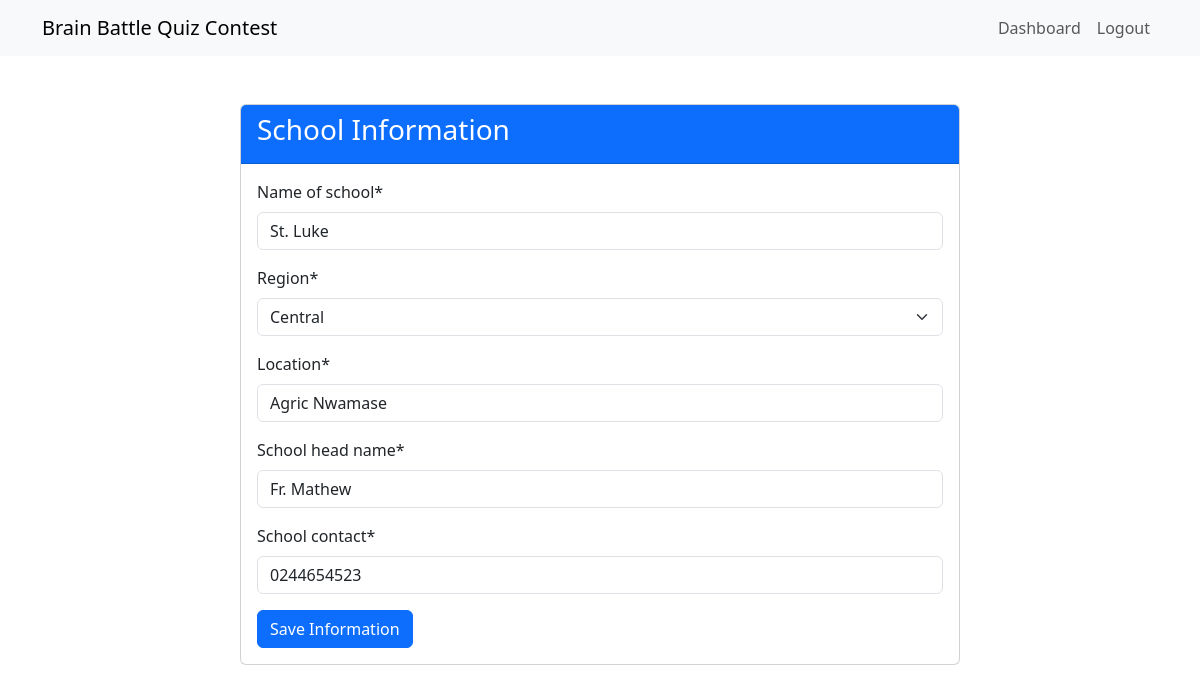
Screenshot of /registration/school/ (signed in) with the database file from the repository.
### registration/models.py (models this page shows, shortened)
class School(models.Model):
    REGION_CHOICES = (
        ('Accra', 'Greater Accra'),
        ('Central', 'Central'),
        ('Western', 'Western'),
        ('Northern', 'Northern'),
        ('Ashanti', 'Ashanti'),
        ('Eastern', 'Eastern'),
        ('Volta', 'Volta'),
        ('Ahafo', 'Ahafo'),
        ('Bono', 'Bono'),
        ('Bono East', 'Bono East'),
        ('Upper East', 'Upper East'),
        ('Upper West', 'Upper West'),
        ('Savannah', 'Savannah'),
        ('North East', 'North East'),
        ('Oti', 'Oti'),
        ('Western North', 'Western North'),
    )
    user = models.OneToOneField(User, on_delete=models.CASCADE, related_name='school')
    name_of_school = models.CharField(max_length=200)
    region = models.CharField(max_length=20, choices=REGION_CHOICES, default="Not Selected")
    location = models.CharField(max_length=200)
    school_head_name = models.CharField(max_length=100)
    school_contact = models.CharField(max_length=20, validators=[RegexValidator(r'^\+?1?\d{9,15}$')])
    registration_complete = models.BooleanField(default=False)
    payment_verified = models.BooleanField(default=False)
    created_at = models.DateTimeField(auto_now_add=True)
    updated_at = models.DateTimeField(auto_now=True)

### registration/views.py (the view)
# urls.py: path('school/', views.school_info_view, name='school_info'),
@login_required
def school_info_view(request):
    try:
        school = request.user.school
    except School.DoesNotExist:
        school = None
    if request.method == 'POST':
        form = SchoolForm(request.POST, instance=school)
        if form.is_valid():
            school = form.save(commit=False)
            school.user = request.user
            school.save()
            messages.success(request, 'School information saved successfully!')
            return redirect('contestant_info')
    else:
        form = SchoolForm(instance=school)
    return render(request, 'registration/school_info.html', {'form': form})

### registration/forms.py
class SchoolForm(forms.ModelForm):
    class Meta:
        model = School
        fields = ['name_of_school', 'region', 'location', 'school_head_name', 'school_contact']

### templates/registration/school_info.html (shortened to what this page needs)
{% extends "base.html" %}
{% load crispy_forms_tags %}
{% load static %}  {% block content %}
<div class="container mt-5">
  <div class="row justify-content-center">
    <div class="col-md-8">
      <div class="card">
        <div class="card-header bg-primary text-white">
          <h3>School Information</h3>
        </div>
        <div class="card-body">
          <form method="post">
            {% csrf_token %} {{ form|crispy }}
            <button type="submit" class="btn btn-primary">
              Save Information
            </button>
          </form>
        </div>
      </div>
    </div>
  </div>
</div>
{% endblock %}

### rows the page displays
School: name_of_school "St. Luke", region "Central", location "Agric Nwamase", school_head_name "Fr. Mathew", school_contact "0244654523"
